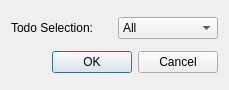
<?xml version="1.0" encoding="UTF-8"?>
<ui version="4.0">
 <class>ZFlyEmTodoFilterDialog</class>
 <widget class="QDialog" name="ZFlyEmTodoFilterDialog">
  <property name="geometry">
   <rect>
    <x>0</x>
    <y>0</y>
    <width>229</width>
    <height>90</height>
   </rect>
  </property>
  <property name="windowTitle">
   <string>Dialog</string>
  </property>
  <layout class="QVBoxLayout" name="verticalLayout">
   <item>
    <layout class="QHBoxLayout" name="horizontalLayout">
     <item>
      <widget class="QLabel" name="todoLabel">
       <property name="text">
        <string>Todo Selection:</string>
       </property>
      </widget>
     </item>
     <item>
      <widget class="QComboBox" name="todoComboBox">
       <item>
        <property name="text">
         <string>All</string>
        </property>
       </item>
       <item>
        <property name="text">
         <string>Normal</string>
        </property>
       </item>
       <item>
        <property name="text">
         <string>Done</string>
        </property>
       </item>
      </widget>
     </item>
    </layout>
   </item>
   <item>
    <widget class="QDialogButtonBox" name="buttonBox">
     <property name="orientation">
      <enum>Qt::Horizontal</enum>
     </property>
     <property name="standardButtons">
      <set>QDialogButtonBox::Cancel|QDialogButtonBox::Ok</set>
     </property>
    </widget>
   </item>
  </layout>
 </widget>
 <resources/>
 <connections>
  <connection>
   <sender>buttonBox</sender>
   <signal>accepted()</signal>
   <receiver>ZFlyEmTodoFilterDialog</receiver>
   <slot>accept()</slot>
   <hints>
    <hint type="sourcelabel">
     <x>248</x>
     <y>254</y>
    </hint>
    <hint type="destinationlabel">
     <x>157</x>
     <y>274</y>
    </hint>
   </hints>
  </connection>
  <connection>
   <sender>buttonBox</sender>
   <signal>rejected()</signal>
   <receiver>ZFlyEmTodoFilterDialog</receiver>
   <slot>reject()</slot>
   <hints>
    <hint type="sourcelabel">
     <x>316</x>
     <y>260</y>
    </hint>
    <hint type="destinationlabel">
     <x>286</x>
     <y>274</y>
    </hint>
   </hints>
  </connection>
 </connections>
</ui>
